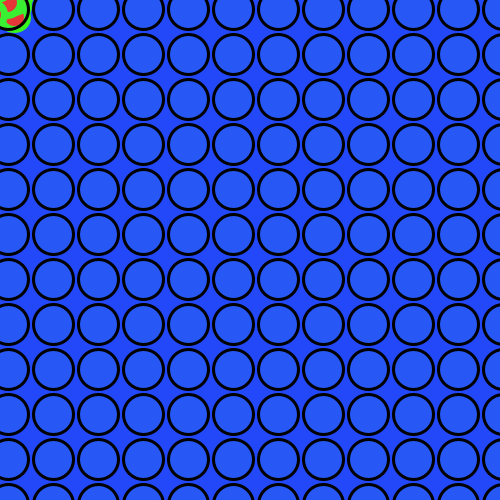
Frame 1 (no input)
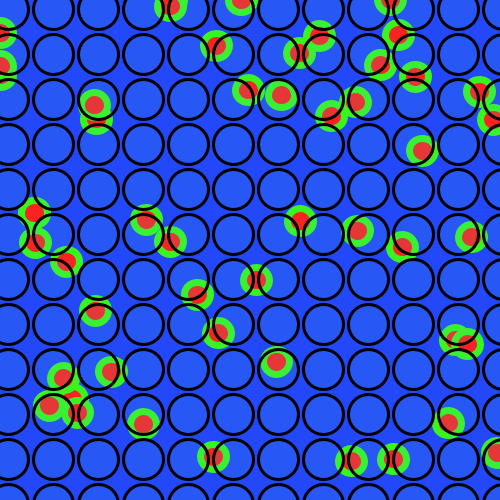
Frame 60 (the mouse pressed at the canvas centre just before this capture)
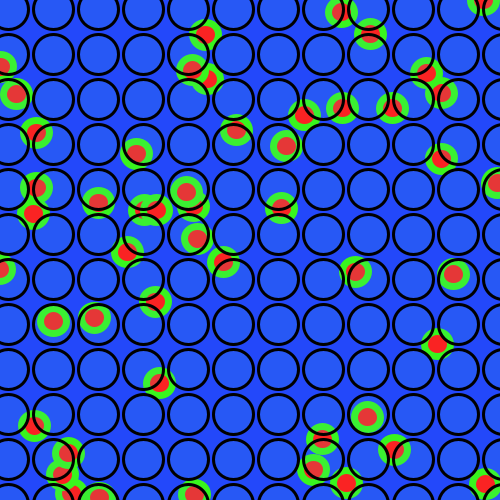
Frame 120 (the mouse held since frame 60 and released just before this capture)

The Processing sketch that drew these frames (run headless with seeded random() and noise(); from frame 60 on, the mouse is pressed at the canvas centre):

// Processing sketch: processing_97626
// ── processing_97626.pde

//Bucle
 
int totalElements = 50;
int tamany = 40;
float [] pX = new float [totalElements];
float [] pY = new float [totalElements];
float [] vX = new float [totalElements];
float [] vY = new float [totalElements];
  
void setup() {
size(500,500);


background(241,30,245);

  for (int i=0; i <totalElements; i++){
  
 vX [i] = random (-20,20);
  vY [i] = random (-20,20);
}
}
 
void draw() {
   
background(35,72,250);
for (int i=0; i<=height; i = i+5) {
   
 }
for (int i=0; i<totalElements; i++){
      
 pX [i] = pX [i] + vX[i];
 pY [i] = pY [i] + vY[i];
        
 if (pX [i] < 0 ||pX [i] > width)  {
 vX [i] = -vX [i];
 }        
 if (pY [i] < 0 ||pY [i] > height)  {
 vY [i] = -vY [i];        
 } 

fill(250,35,35);
strokeWeight(7);
stroke(57,245,30);
ellipse(pX[i],pY[i],26,25);
}
 
 for(int y=0; y < height; y+=5+tamany) {
 
for(int x=0; x < width;x+=5+tamany) {
strokeWeight(3);
stroke(0);
fill(64,(200),(203), 30);
ellipse(x+8,y+9,tamany,tamany);
 
}
 
}
 
int specialX = 50 - (60 + tamany);
 
int specialY = 20 - (100 + tamany);
 
 for (int i=2; i<=height; i = i+6) { 
  
 } 
}

    
